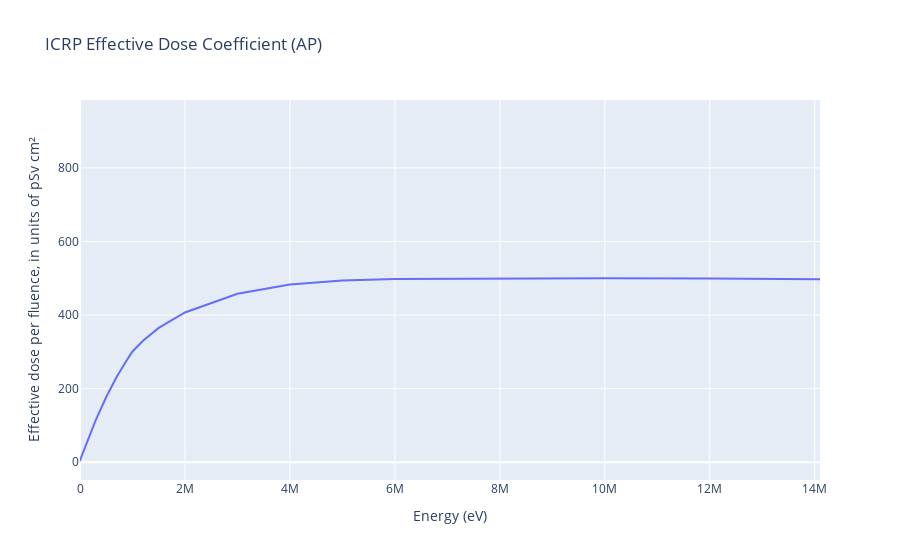

Write notebook code for a chart like this one.
### Code cell
energy_bins_n, dose_coeffs_n = openmc.data.dose_coefficients(
    particle='neutron', geometry='AP')

fig = go.Figure()

fig.update_layout(
      title='ICRP Effective Dose Coefficient (AP)',
      xaxis={'title': 'Energy (eV)',
             'range': (0, 14.1e6)},
      yaxis={'title': 'Effective dose per fluence, in units of pSv cm²'}
)



fig.add_trace(go.Scatter(
    x=energy_bins_n,
    y=dose_coeffs_n,
    mode='lines',
    name='neutron'
))

### Figure 1 — Plotly figure (JSON) as saved in the notebook; plotly's stock layout.template omitted (floating-point values rounded to 4 significant figures)
{"data": [{"mode": "lines", "name": "neutron", "type": "scatter", "x": [0.001, 0.01, 0.025, 0.1, 0.2, 0.5, 1, 2, 5, 10, 20, 50, 100, 200, 500, 1000, 2000, 5000, 10000, 20000, 30000, 50000, 70000, 100000, 150000, 200000, 300000, 500000, 700000, 900000, 1000000, 1200000, 1500000, 2000000, 3000000, 4000000, 5000000, 6000000, 7000000, 8000000, 9000000, 10000000, 12000000, 14000000, 15000000, 16000000, 18000000, 20000000, 21000000, 30000000, 50000000, 75000000, 100000000, 130000000, 150000000, 180000000, 200000000, 300000000, 400000000, 500000000, 600000000, 700000000, 800000000, 900000000, 1000000000, 2000000000, 5000000000, 10000000000], "y": [3.09, 3.55, 4, 5.2, 5.87, 6.59, 7.03, 7.39, 7.71, 7.82, 7.84, 7.82, 7.79, 7.73, 7.54, 7.54, 7.61, 7.97, 9.11, 12.2, 15.7, 23, 30.6, 41.9, 60.6, 78.8, 114, 177, 232, 279, 301, 330, 365, 407, 458, 483, 494, 498, 499, 499, 500, 500, 499, 495, 493, 490, 484, 477, 474, 453, 433, 420, 402, 382, 373, 363, 359, 363, 389, 422, 457, 486, 508, 524, 537, 612, 716, 933]}], "layout": {"autosize": true, "title": {"text": "ICRP Effective Dose Coefficient (AP)"}, "xaxis": {"range": [0, 14100000], "title": {"text": "Energy (eV)"}, "type": "linear"}, "yaxis": {"autorange": true, "range": [-48.57, 984.7], "title": {"text": "Effective dose per fluence, in units of pSv cm²"}, "type": "linear"}}}
